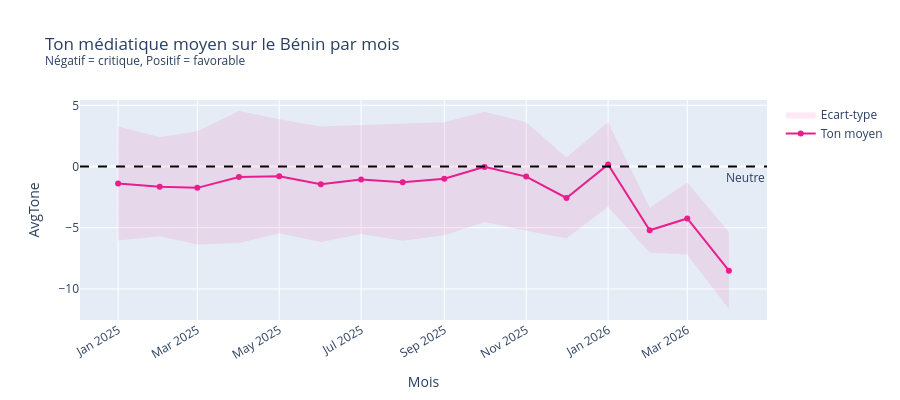

Notebook source saved alongside this figure:
### Markdown cell above
---
## VIZ 3 — Evolution du ton médiatique
**Question** : Le regard des médias mondiaux sur le Bénin est-il plutôt positif ou négatif ? Evolue-t-il dans le temps ?

### Code cell
if COL_TONE:
    tone_monthly = df.groupby('_month')[COL_TONE].agg(['mean', 'median', 'std']).reset_index()
    tone_monthly.columns = ['mois', 'moyenne', 'mediane', 'ecart_type']
    tone_monthly = tone_monthly.sort_values('mois')

    fig = go.Figure()

    # Bande écart-type
    fig.add_trace(go.Scatter(
        x=list(tone_monthly['mois']) + list(tone_monthly['mois'])[::-1],
        y=list(tone_monthly['moyenne'] + tone_monthly['ecart_type']) +
          list((tone_monthly['moyenne'] - tone_monthly['ecart_type'])[::-1]),
        fill='toself', fillcolor='rgba(233,30,140,0.10)',
        line=dict(color='rgba(0,0,0,0)'), name='Ecart-type'
    ))

    fig.add_trace(go.Scatter(
        x=tone_monthly['mois'], y=tone_monthly['moyenne'],
        mode='lines+markers', name='Ton moyen',
        line=dict(color='#e91e8c', width=2)
    ))

    fig.add_hline(y=0, line_dash='dash', line_color='black',
                  annotation_text='Neutre', annotation_position='bottom right')

    fig.update_layout(
        title='Ton médiatique moyen sur le Bénin par mois<br><sup>Négatif = critique, Positif = favorable</sup>',
        xaxis_title='Mois', yaxis_title='AvgTone',
        xaxis_tickangle=-30, height=400
    )
    fig.show()

    print(f"Ton moyen global  : {df[COL_TONE].mean():.2f}")
    print(f"Mois le + positif : {tone_monthly.loc[tone_monthly['moyenne'].idxmax(), 'mois']} ({tone_monthly['moyenne'].max():.2f})")
    print(f"Mois le + négatif : {tone_monthly.loc[tone_monthly['moyenne'].idxmin(), 'mois']} ({tone_monthly['moyenne'].min():.2f})")

### Figure 1 — Plotly figure (JSON) as saved in the notebook; plotly's stock layout.template omitted (floating-point values rounded to 4 significant figures)
{"data": [{"fill": "toself", "fillcolor": "rgba(233,30,140,0.10)", "line": {"color": "rgba(0,0,0,0)"}, "name": "Ecart-type", "type": "scatter", "x": ["2025-01", "2025-02", "2025-03", "2025-04", "2025-05", "2025-06", "2025-07", "2025-08", "2025-09", "2025-10", "2025-11", "2025-12", "2026-01", "2026-02", "2026-03", "2026-04", "2026-04", "2026-03", "2026-02", "2026-01", "2025-12", "2025-11", "2025-10", "2025-09", "2025-08", "2025-07", "2025-06", "2025-05", "2025-04", "2025-03", "2025-02", "2025-01"], "y": [3.273, 2.389, 2.889, 4.536, 3.87, 3.271, 3.395, 3.479, 3.625, 4.478, 3.609, 0.7322, 3.609, -3.372, -1.303, -5.373, -11.64, -7.186, -7.031, -3.291, -5.867, -5.25, -4.538, -5.62, -6.058, -5.522, -6.16, -5.448, -6.256, -6.375, -5.689, -6.049]}, {"line": {"color": "#e91e8c", "width": 2}, "mode": "lines+markers", "name": "Ton moyen", "type": "scatter", "x": ["2025-01", "2025-02", "2025-03", "2025-04", "2025-05", "2025-06", "2025-07", "2025-08", "2025-09", "2025-10", "2025-11", "2025-12", "2026-01", "2026-02", "2026-03", "2026-04"], "y": [-1.388, -1.65, -1.743, -0.8601, -0.7892, -1.444, -1.064, -1.29, -0.9976, -0.02996, -0.8204, -2.568, 0.1587, -5.202, -4.245, -8.506]}], "layout": {"annotations": [{"showarrow": false, "text": "Neutre", "x": 1, "xanchor": "right", "xref": "x domain", "y": 0, "yanchor": "top", "yref": "y"}], "height": 400, "shapes": [{"line": {"color": "black", "dash": "dash"}, "type": "line", "x0": 0, "x1": 1, "xref": "x domain", "y0": 0, "y1": 0, "yref": "y"}], "title": {"text": "Ton médiatique moyen sur le Bénin par mois<br><sup>Négatif = critique, Positif = favorable</sup>"}, "xaxis": {"tickangle": -30, "title": {"text": "Mois"}}, "yaxis": {"title": {"text": "AvgTone"}}}}
